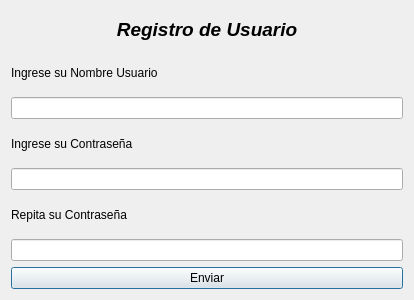
<?xml version="1.0" encoding="UTF-8"?>
<ui version="4.0">
 <class>dialogRegistro</class>
 <widget class="QDialog" name="dialogRegistro">
  <property name="geometry">
   <rect>
    <x>0</x>
    <y>0</y>
    <width>414</width>
    <height>300</height>
   </rect>
  </property>
  <property name="windowTitle">
   <string>Form</string>
  </property>
  <layout class="QGridLayout" name="gridLayout">
   <item row="3" column="0">
    <widget class="QLabel" name="lblContra">
     <property name="text">
      <string>Ingrese su Contraseña</string>
     </property>
    </widget>
   </item>
   <item row="1" column="0">
    <widget class="QLabel" name="lblUsuario">
     <property name="text">
      <string>Ingrese su Nombre Usuario</string>
     </property>
    </widget>
   </item>
   <item row="6" column="0">
    <widget class="QLabel" name="lblRepetir">
     <property name="text">
      <string>Repita su Contraseña</string>
     </property>
    </widget>
   </item>
   <item row="4" column="0">
    <widget class="QLineEdit" name="txtContra">
     <property name="echoMode">
      <enum>QLineEdit::EchoMode::Password</enum>
     </property>
    </widget>
   </item>
   <item row="7" column="0">
    <widget class="QLineEdit" name="txtRepetir">
     <property name="echoMode">
      <enum>QLineEdit::EchoMode::Password</enum>
     </property>
    </widget>
   </item>
   <item row="2" column="0">
    <widget class="QLineEdit" name="txtUsuario">
     <property name="maxLength">
      <number>30</number>
     </property>
    </widget>
   </item>
   <item row="9" column="0">
    <widget class="QPushButton" name="btnEnviar">
     <property name="text">
      <string>Enviar</string>
     </property>
    </widget>
   </item>
   <item row="0" column="0">
    <widget class="QLabel" name="label">
     <property name="font">
      <font>
       <pointsize>14</pointsize>
       <italic>true</italic>
       <bold>true</bold>
      </font>
     </property>
     <property name="text">
      <string>Registro de Usuario</string>
     </property>
     <property name="alignment">
      <set>Qt::AlignmentFlag::AlignCenter</set>
     </property>
    </widget>
   </item>
  </layout>
 </widget>
 <resources/>
 <connections/>
</ui>
